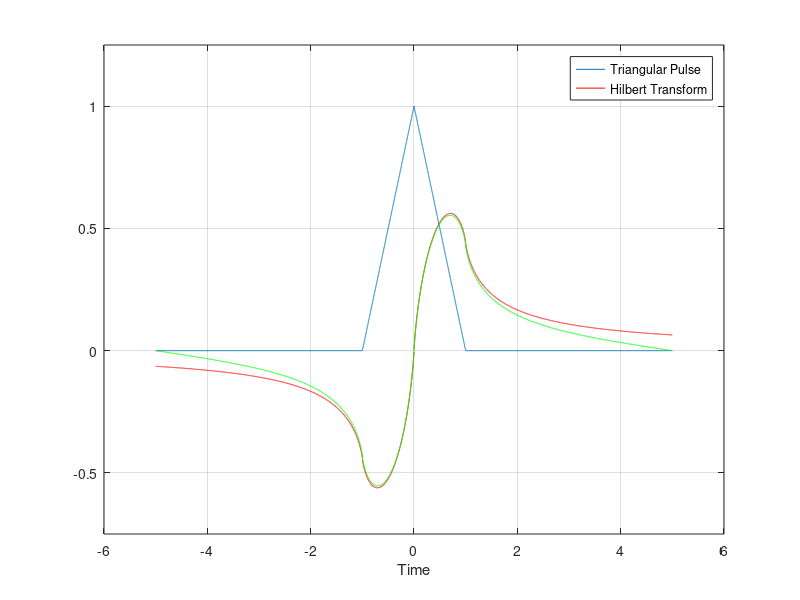

Write MATLAB code to recreate this figure.
clear all;
t=-5:0.001:5;
T=2;
y1=tripuls(t,T);
plot(t,y1);
ylim([-0.75,1.25]);
xlabel('Time');
hold on;
grid on;

y2=(t/pi).*log(((t.^2)-1)./(t.^2))+(1/pi).*log((t+1)./(t-1));
plot(t,y2,'r');
hold on;

 y3=imag(hilbert(y1));
 plot(t,y3,'g');
legend('Triangular Pulse','Hilbert Transform');
